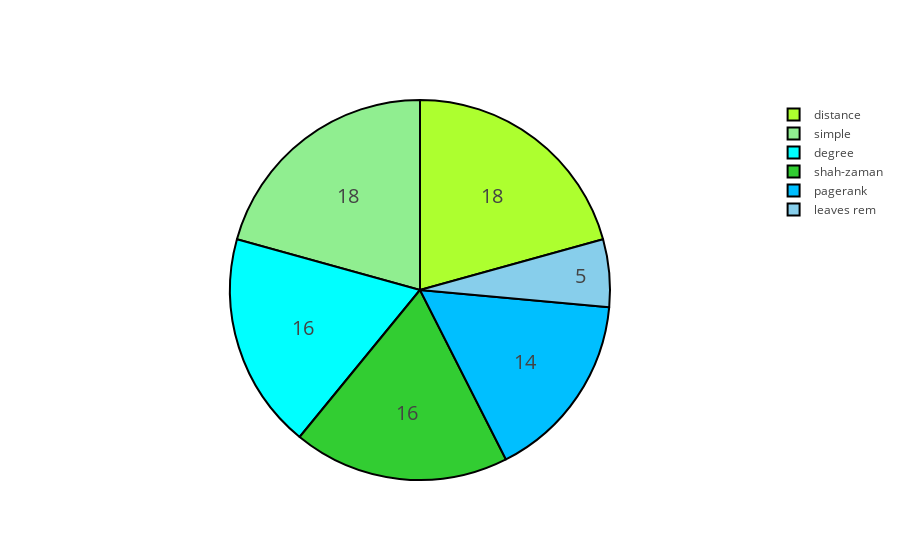

Notebook source saved alongside this figure:
### Code cell
## UA Trees of size= 50, SIM=50
allvsall = open('final_all6_S50_N50_ua.txt', 'w')
print>>allvsall,'RESULTS: UA(50) & SIM=50 ||||||||||||||||||||||||||||||||||'
print>>allvsall,'the 6 are looking for the source in the same graph'
victories_50_ua={}
victories_50_ua['leaves rem']=0
victories_50_ua['pagerank']=0
victories_50_ua['degree']=0
victories_50_ua['shah-zaman']=0
victories_50_ua['simple']=0
victories_50_ua['distance']=0

for N in [50]: 
    for i in range(0,50):
        print>>allvsall,'SIM:_______=',i
        #GENERATING THE GRAPH
        ua=unif_tree(N)
        #LEAVES REMOVAL TIME
        rl=rem2(ua)
        print>>allvsall,'leaves',rl
        if rl==0:
            victories_50_ua['leaves rem']+=1 
        #PAGERANK TIME
        pr_list=nx.pagerank(ua)
        pr=max(pr_list.iteritems(), key=operator.itemgetter(1))[0]
        print>>allvsall,'pagerank',pr
        if pr==0:
            victories_50_ua['pagerank']+=1
        #DEGREE TIME
        dc_list=nx.degree_centrality(ua)
        list_maximum=[]
        center=max(dc_list.iteritems(), key=operator.itemgetter(1))[1]
        for i in range(N):
                if dc_list[i]==center:
                    list_maximum.append([i,dc_list[i]])
        pair=random.choice(list_maximum)
        print>>allvsall,'degree',pair[0]
        if pair[0]==0:
            victories_50_ua['degree']+=1
        #SHAH-ZAMAN TIME
        L=sz(ua)
        v=L[len(L)-1][0]
        print>>allvsall,'shah',v
        if v==0:
            victories_50_ua['shah-zaman']+=1 
        #SIMPLE TIME
        simple_rfa=simple(ua)
        simple_center=simple_rfa[0][0]
        print>>allvsall,'simple',simple_center
        if simple_center==0:
            victories_50_ua['simple']+=1
        #DISTANCE TIME
        cc=nx.closeness_centrality(ua)
        center=max(cc.iteritems(), key=operator.itemgetter(1))[0]
        print>>allvsall,'distance',center
        if center==0:
            victories_50_ua['distance']+=1
allvsall.close()
labels=[]
values=[]

colors =[distance,degree,simpl ,pagerank,leaves,shah]#
for key, value in victories_50_ua.iteritems() :
    labels.append(key)
    values.append(value)



tracee = go.Pie(labels=labels, values=values,
               hoverinfo='label+percent', textinfo='value', 
               textfont=dict(size=20),
               marker=dict(colors=colors,line=dict(color='#000000', width=2)))

iplot([tracee], filename='styled_pie_chart1')

### Figure 1 — Plotly figure (JSON) as saved in the notebook; plotly's stock layout.template omitted (floating-point values rounded to 4 significant figures)
{"data": [{"hoverinfo": "label+percent", "labels": ["distance", "degree", "simple", "pagerank", "leaves rem", "shah-zaman"], "marker": {"colors": ["greenyellow", "aqua", "lightgreen", "deepskyblue", "skyblue", "limegreen"], "line": {"color": "#000000", "width": 2}}, "textfont": {"size": 20}, "textinfo": "value", "type": "pie", "values": [18, 16, 18, 14, 5, 16]}], "layout": {}}
